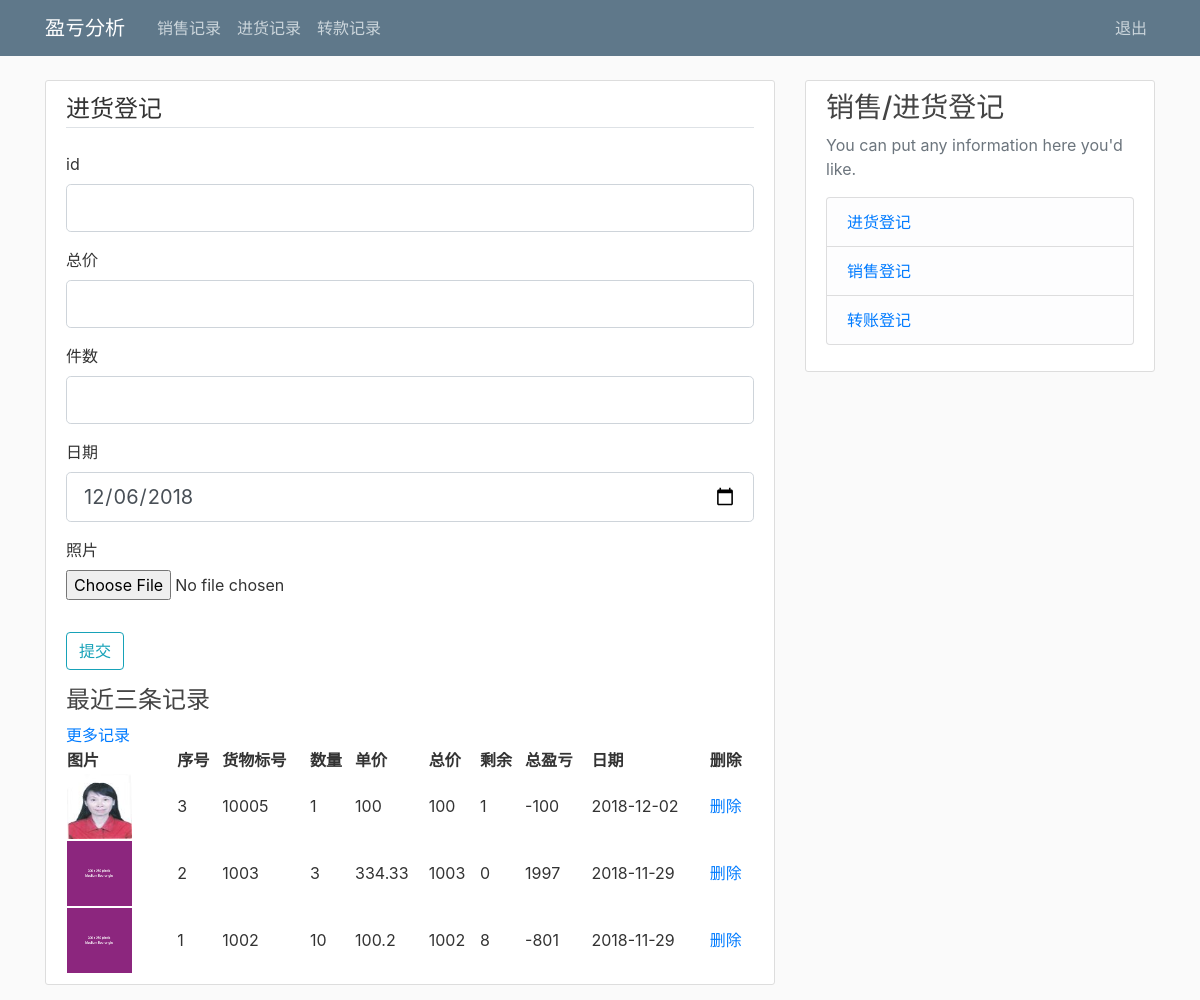
Page /inventory (signed in) on the committed database.
### flask_package/models.py (models this page shows, shortened)
class Inventory(db.Model):
    id = db.Column(db.Integer, primary_key=True)
    item_id = db.Column(db.Integer, nullable=False)
    how_many = db.Column(db.Integer)
    u_price = db.Column(db.Integer)
    t_price = db.Column(db.Integer)
    remaining = db.Column(db.Integer)
    revenue = db.Column(db.Integer)
    image = db.Column(db.String(20), default='default.jpg')
    date = db.Column(db.DateTime, nullable=False, default=datetime.date)
    sales = db.relationship('Sales', backref='stock', lazy=True)

### flask_package/routes.py (the view, shortened to what this page needs)
@app.route('/inventory', methods=['GET', 'POST'])
@login_required
def inventory():
    form = InventoryForm()
    inventory_records = Inventory.query.order_by(Inventory.id.desc()).limit(3)
    return render_template('inventory.html', title='西臣-进货登记', form=form, inventory_records=inventory_records)

### flask_package/forms.py
class InventoryForm(FlaskForm):
    item_id = IntegerField("id", validators=[DataRequired()])
    t_num = IntegerField("件数", validators=[DataRequired()])
    picture = FileField("照片", validators=[FileAllowed(['jpg', 'png'])])
    t_price = IntegerField("总价", validators=[DataRequired()])
    inv_date = DateField("日期", default=datetime.date.today)
    submit = SubmitField("提交")

### flask_package/models.py (called while the page is built)
@login_manager.user_loader
def load_user(user_id):
    return User.query.get(int(user_id))

### flask_package/routes.py (called while the page is built)
@app.before_request
def make_session_permanent():
    session.permanent = True
    app.permanent_session_lifetime = timedelta(minutes=40)

### flask_package/templates/inventory.html (shortened to what this page needs)
{% extends "layout.html" %}
{% block content %}
    <div class="content-section">
        <form method="POST" action="" enctype="multipart/form-data" autocomplete="off">
            <fieldset class="form-group">
                <legend class="border-bottom mb-4">进货登记</legend>
                <div class="form-group">
                    {{ form.item_id.label(class="form-control-label") }}
                    {% if form.item_id.errors %}
                        {{ form.item_id(class="form-control form-control-lg is-invalid") }}
                        <div class="invalid-feedback">
                            {% for error in form.item_id.errors %}
                                <span>{{ error }}</span>
                            {% endfor %}
                        </div>
                    {% else %}
                        {{ form.item_id(class="form-control form-control-lg") }}
                    {% endif %}
                </div>
                <div class="form-group">
                    {{ form.t_price.label(class="form-control-label") }}
                    {% if form.t_price.errors %}
                        {{ form.t_price(class="form-control form-control-lg is-invalid") }}
                        <div class="invalid-feedback">
                            {% for error in form.t_price.errors %}
                                <span>{{ error }}</span>
                            {% endfor %}
                        </div>
                    {% else %}
                        {{ form.t_price(class="form-control form-control-lg") }}
                    {% endif %}
                </div>
                <div class="form-group">
                    {{ form.t_num.label(class="form-control-label") }}
                    {% if form.t_num.errors %}
                        {{ form.t_num(class="form-control form-control-lg is-invalid") }}
                        <div class="invalid-feedback">
                            {% for error in form.t_num.errors %}
                                <span>{{ error }}</span>
                            {% endfor %}
                        </div>
                    {% else %}
                        {{ form.t_num(class="form-control form-control-lg") }}
                    {% endif %}
                </div>
                <div class="form-group">
                    {{ form.inv_date.label(class="form-control-label") }}
                    {% if form.inv_date.errors %}
                        {{ form.inv_date(class="form-control form-control-lg is-invalid") }}
                        <div class="invalid-feedback">
                            {% for error in form.inv_date.errors %}
                                <span>{{ error }}</span>
                            {% endfor %}
                        </div>
                    {% else %}
                        {{ form.inv_date(class="form-control form-control-lg") }}
                    {% endif %}
                </div>
                <div class="form-group">
                    {{ form.picture.label() }}
                    {{ form.picture(class="form-control-file") }}
                </div>
            </fieldset>
            <div class="form-group">
                {{ form.submit(class="btn btn-outline-info") }}
            </div>
        </form>
         <h4>最近三条记录</h4>
        <a href="{{ url_for('inventory_display') }}">更多记录</a>
        <table style="width:100%">
           <tr>
            <th>图片</th>
            <th>序号</th>
            <th>货物标号</th>
            <th>数量</th>
            <th>单价</th>
            <th>总价</th>
            <th>剩余</th>
            <th>总盈亏</th>
            <th>日期</th>
            <th>删除</th>
           </tr>
        {% for record in inventory_records %}
          <tr>
            <td><img class="article-img" src="{{ url_for('static', filename='profile_pics/' + record.image) }}"></td>
            <td>{{record.id}}</td>
            <td>{{record.item_id}}</td>
            <td>{{record.how_many}}</td>
            <td>{{record.u_price}}</td>
            <td>{{record.t_price}}</td>
            <td>{{record.remaining}}</td>
            <td>{{record.revenue}}</td>
            <td>{{record.date.strftime('%Y-%m-%d')}}</td>
            <td><a href="{{ url_for('delete_inv', inv_id=record.id) }}">删除</a></td>
          </tr>
        {% endfor %}
        </table>
    </div>
{% endblock content %}

### flask_package/static/main.css (style rules this page uses)
body { background: #fafafa; color: #333333; margin-top: 5rem; }
h1, h2, h3, h4, h5, h6 { color: #444444; }
.content-section { background: #ffffff; padding: 10px 20px; border: 1px solid #dddddd; border-radius: 3px; margin-bottom: 20px; }
.article-img { height: 65px; width: 65px; margin-right: 16px; }

### rows in the picture
Inventory: image (picture), id "3", item_id "10005", how_many "1", u_price "100", t_price "100", remaining "1", revenue "-100", date "2018-12-02"
Inventory: image (placeholder picture), id "2", item_id "1003", how_many "3", u_price "334.33", t_price "1003", remaining "0", revenue "1997", date "2018-11-29"
Inventory: image (placeholder picture), id "1", item_id "1002", how_many "10", u_price "100.2", t_price "1002", remaining "8", revenue "-801", date "2018-11-29"
